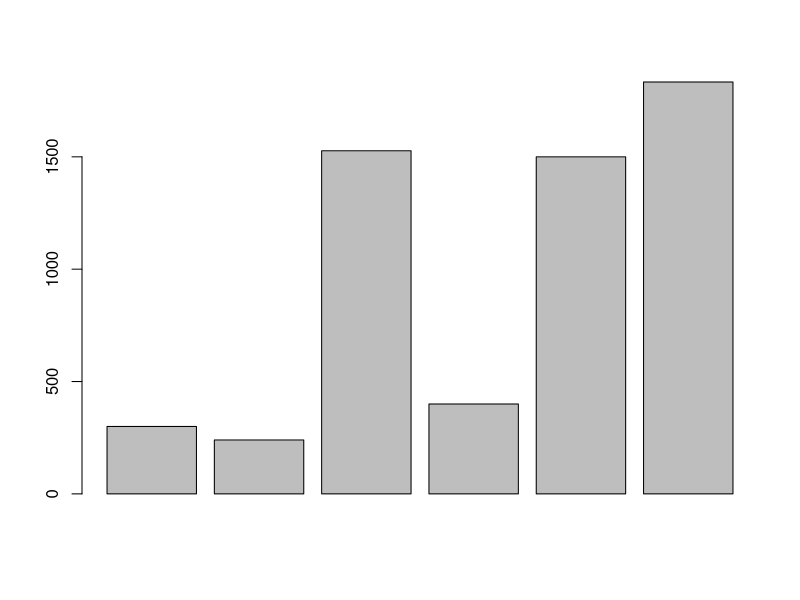
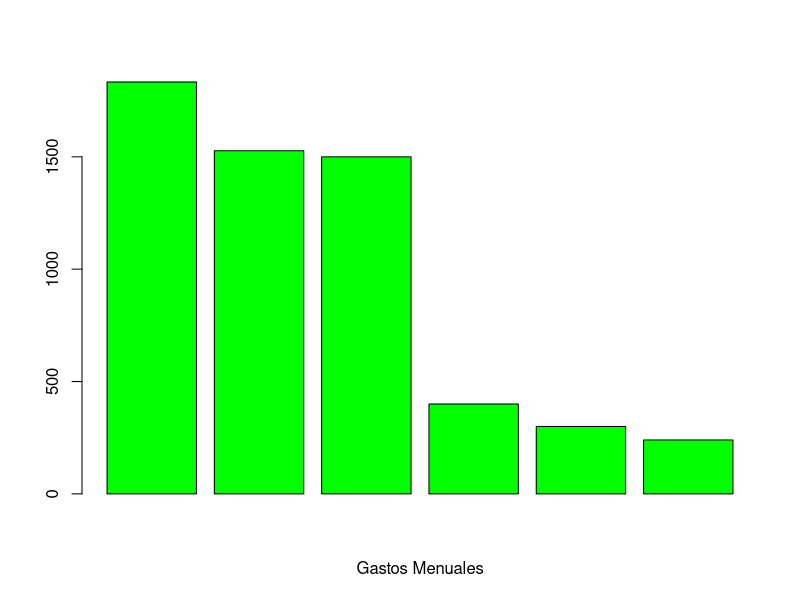

Write the R code that produced these figures, in order.
# Bruno Rafael Infante Enriquez
# 2133646
# 24/04/24
# Gastos totales
300 + 240 + 1527 + 400 + 1500 + 1833
## [1] 5800
celular <- 300
celular
## [1] 300
transporte <- 240
transporte
## [1] 240
comestibles <- 1527
comestibles
## [1] 1527
gimnasio <- 400
gimnasio
## [1] 400
alquiler <- 1500
alquiler
## [1] 1500
otros <- 1833
otros
## [1] 1833

gastos <- 5800 # suma total de los datos
gastos
## [1] 5800
# Gastos de cinco meses del semetre
5800 + 5800 + 5800 + 5800 + 5800
## [1] 29000
# Gastos durante un año
29000 + 29000
## [1] 58000
gastos <- c(celular, transporte, comestibles, gimnasio, alquiler, otros)
barplot(gastos)

gastos_ordenados <- sort(gastos,decreasing = TRUE)
barplot(gastos_ordenados,  col = "green",
        xlab = "Gastos Menuales")
